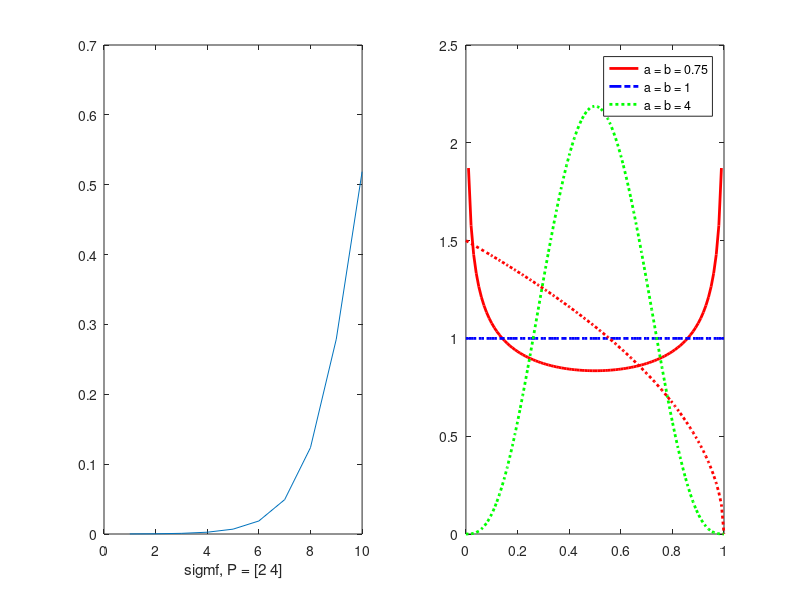

This chart was generated by the following MATLAB code:
% sigmoid function test

figure(10)
subplot(1,2,1)
maxVal = 10;

x = 1:maxVal;
y = sigmf(x,[10/maxVal, 1*maxVal]);
y = y/sum(y);
plot(x,y)
xlabel('sigmf, P = [2 4]')
%ylim([-0.05 1.05])

% Beta function test
subplot(1,2,2)

X = 0:.01:1;
y1 = betapdf(X,0.75,0.75);
y2 = betapdf(X,1,1);
y3 = betapdf(X,4,4);
y4 = betapdf(X,1,1.5);

plot(X,y1,'Color','r','LineWidth',2)
hold on
plot(X,y2,'LineStyle','-.','Color','b','LineWidth',2)
plot(X,y3,'LineStyle',':','Color','g','LineWidth',2)
plot(X,y4,'LineStyle',':','Color','r','LineWidth',2)
legend({'a = b = 0.75','a = b = 1','a = b = 4'},'Location','NorthEast');
hold off